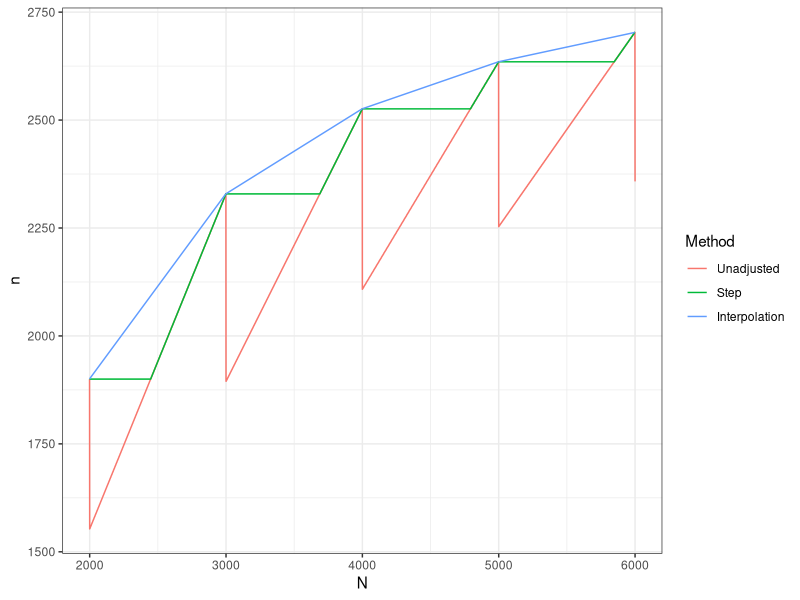

R code for this plot:
## ---- chunk 1
library(dplyr)
knitr::opts_chunk$set(cache = FALSE, error = FALSE, warning = FALSE,
                      message = FALSE, echo = TRUE, out.width = "622px",
                      out.height = "350px", dpi = 180, fig.align = "center",
                      popup = TRUE, fig.asp = 9/16)
options(digits = 2)

## ---- chunk 2
library(ggplot2)
nHyper <- function(prev, N, C){
    m <- max(1, floor(prev*N))
    k <- ceiling((1 - (1 - C)^(1/m)) * (N - (m - 1)/2))
    k
}
N <- 1999:6000
p <- 0.001
n <- sapply(N, function(x) nHyper(p, x, 0.95))
stepN <- function(n){
    curN <- n[1]
    limN <- curN
    for(i in seq_along(n)[-1]){
        if(n[i] >= curN){
            curN <- n[i]
        }
        limN <- c(limN, curN)
    }
    limN
}
out <- stepN(n)
## plot(N, n, type = "l", bty = "l")
## lines(N, out, col = "purple")

## Find points at which an integer number of contaminated seed are found
frac <- MASS:::.rat(p)$rat
N2 <- N * frac[, 1]
mInt <- N[which((N2 %% frac[, 2]) == 0)] - 1
nInt <- sapply(mInt, function(x) nHyper(p, x, 0.95))
yInt <- xInt <- NULL
for(i in seq_along(mInt)[-1]){
    xout <- seq(mInt[(i - 1)], mInt[i], by = 1)
    yout <- approx(mInt[(i - 1):i] - 1, nInt[(i - 1):i], xout = xout)
    yInt <- c(yInt, yout$y)
    xInt <- c(xInt, xout)
}
## lines(xInt, yInt, col = "green")
comp <- tibble(N = c(N, N, xInt), n = c(n, out, yInt),
               Method = factor(c(rep("Unadjusted", length(out)),
                                 rep("Step", length(out)),
                                 rep("Interpolation", length(yInt))),
                               levels = c("Unadjusted", "Step",
                                          "Interpolation")))
plComp <- ggplot(comp, aes(x = N, y = n, colour = Method)) +
    geom_line() +
    theme_bw()
print(plComp)

